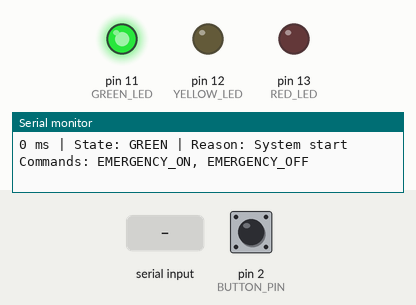
The sketch below on a simulated Arduino Uno, built with avr-gcc and run on an emulated ATmega328P. Parts: output pins drawn as LEDs (lit = HIGH), the last lines printed to the serial monitor. Dashed ring = blinking. Inputs (shaded band) come from the test bench; at power-on: pin 2 (BUTTON_PIN) HIGH.

Above: at 1.2 s.
1.3 s: "EMERGENCY_ON\n" received over Serial
At 1.56 s:
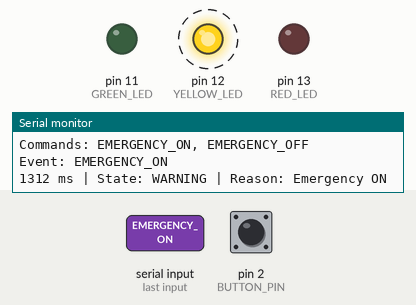
4.3 s: pin 2 (BUTTON_PIN) pulled LOW for 0.15 s
7.3 s: pin 2 (BUTTON_PIN) pulled LOW for 1 s
10.3 s: "EMERGENCY_OFF\n" received over Serial
13.3 s: "1\n" received over Serial
16.3 s: pin 2 (BUTTON_PIN) driven LOW
At 16.99 s:
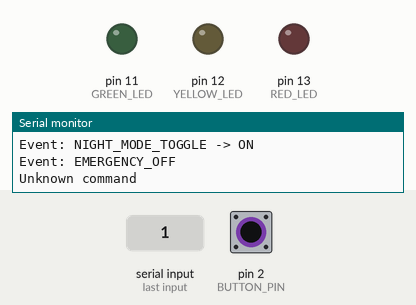
At 29.5 s:
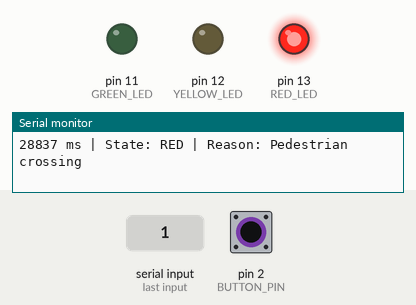
Timing chart, 0 to 58.3 s (numbered marks = the images above; inputs shaded):
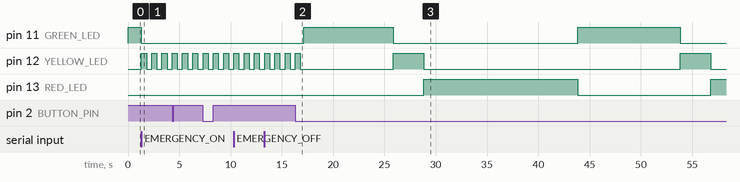

The sketch:

table-driven.ino
```cpp
const byte RED_LED = 13;
const byte YELLOW_LED = 12;
const byte GREEN_LED = 11;
const byte BUTTON_PIN = 2;

const unsigned long GREEN_TIME = 10000UL;
const unsigned long YELLOW_TIME = 3000UL;
const unsigned long RED_TIME = 10000UL;
const unsigned long PED_RED_TIME = 15000UL;
const unsigned long BLINK_TIME = 500UL;
const unsigned long DEBOUNCE_TIME = 50UL;
const unsigned long LONG_PRESS_TIME = 800UL;

enum State {
  S_GREEN,
  S_YELLOW,
  S_RED,
  S_WARNING,
  NUM_STATES
};

enum Event {
  E_NONE,
  E_TIMER,
  E_PED,
  E_EMERGENCY_ON,
  E_EMERGENCY_OFF,
  E_NIGHT_TOGGLE,
  NUM_EVENTS
};

typedef void (*Handler)();

Handler fsmTable[NUM_STATES][NUM_EVENTS];

State currentState = S_GREEN;
State savedState = S_GREEN;

unsigned long stateStart = 0;
unsigned long stateDuration = GREEN_TIME;
unsigned long savedRemaining = GREEN_TIME;

bool pedRequest = false;
bool emergency = false;
bool nightMode = false;
bool warningBlinkOn = true;

// Антидребезг и распознавание длительного нажатия
bool lastRawButton = HIGH;
bool stableButton = HIGH;
unsigned long debounceStart = 0;
unsigned long pressStart = 0;
bool longPressHandled = false;

// Буфер команд Serial Monitor
char serialBuffer[32];
byte serialLength = 0;

const char* stateName(State s) {
  switch (s) {
    case S_GREEN:   return "GREEN";
    case S_YELLOW:  return "YELLOW";
    case S_RED:     return "RED";
    case S_WARNING: return "WARNING";
    default:        return "UNKNOWN";
  }
}

void setOutputs(State s) {
  digitalWrite(RED_LED, LOW);
  digitalWrite(YELLOW_LED, LOW);
  digitalWrite(GREEN_LED, LOW);

  switch (s) {
    case S_GREEN:
      digitalWrite(GREEN_LED, HIGH);
      break;

    case S_YELLOW:
      digitalWrite(YELLOW_LED, HIGH);
      break;

    case S_RED:
      digitalWrite(RED_LED, HIGH);
      break;

    case S_WARNING:
      digitalWrite(YELLOW_LED,
                   warningBlinkOn ? HIGH : LOW);
      break;

    default:
      break;
  }
}

void goToState(State s, unsigned long duration,
               const char* reason) {
  currentState = s;
  stateStart = millis();
  stateDuration = duration;

  if (s == S_WARNING) {
    warningBlinkOn = true;
  }

  setOutputs(s);

  Serial.print(millis());
  Serial.print(" ms | State: ");
  Serial.print(stateName(s));
  Serial.print(" | Reason: ");
  Serial.println(reason);
}

void enterWarning(const char* reason) {
  if (currentState != S_WARNING) {
    unsigned long elapsed = millis() - stateStart;

    savedState = currentState;

    if (elapsed < stateDuration) {
      savedRemaining = stateDuration - elapsed;
    } else {
      savedRemaining = 1;
    }

    goToState(S_WARNING, BLINK_TIME, reason);
  }
}

void restoreNormalState(const char* reason) {
  if (currentState == S_WARNING &&
      !emergency && !nightMode) {
    goToState(savedState, savedRemaining, reason);
  }
}

// Обработчики событий
void onPedestrian() {
  pedRequest = true;
  Serial.println("Event: PEDESTRIAN_REQUEST");
}

void onEmergencyOn() {
  if (!emergency) {
    emergency = true;
    Serial.println("Event: EMERGENCY_ON");
    enterWarning("Emergency ON");
  }
}

void onEmergencyOff() {
  if (emergency) {
    emergency = false;
    Serial.println("Event: EMERGENCY_OFF");
    restoreNormalState("Emergency OFF");
  }
}

void onNightToggle() {
  nightMode = !nightMode;

  Serial.print("Event: NIGHT_MODE_TOGGLE -> ");
  Serial.println(nightMode ? "ON" : "OFF");

  if (nightMode) {
    enterWarning("Night mode ON");
  } else {
    restoreNormalState("Night mode OFF");
  }
}

// Обработчики таймера для разных состояний
void onGreenTimer() {
  goToState(S_YELLOW, YELLOW_TIME,
            "Green timer expired");
}

void onYellowTimer() {
  if (pedRequest) {
    pedRequest = false;
    goToState(S_RED, PED_RED_TIME,
              "Pedestrian crossing");
  } else {
    goToState(S_RED, RED_TIME,
              "Yellow timer expired");
  }
}

void onRedTimer() {
  goToState(S_GREEN, GREEN_TIME,
            "Red timer expired");
}

void onWarningTimer() {
  warningBlinkOn = !warningBlinkOn;

  digitalWrite(YELLOW_LED,
               warningBlinkOn ? HIGH : LOW);

  stateStart = millis();
}

// Заполнение таблицы переходов
void setupTable() {
  for (byte s = 0; s < NUM_STATES; s++) {
    for (byte e = 0; e < NUM_EVENTS; e++) {
      fsmTable[s][e] = NULL;
    }
  }

  fsmTable[S_GREEN][E_TIMER] = onGreenTimer;
  fsmTable[S_YELLOW][E_TIMER] = onYellowTimer;
  fsmTable[S_RED][E_TIMER] = onRedTimer;
  fsmTable[S_WARNING][E_TIMER] = onWarningTimer;

  for (byte s = 0; s < NUM_STATES; s++) {
    fsmTable[s][E_PED] = onPedestrian;
    fsmTable[s][E_EMERGENCY_ON] = onEmergencyOn;
    fsmTable[s][E_EMERGENCY_OFF] = onEmergencyOff;
    fsmTable[s][E_NIGHT_TOGGLE] = onNightToggle;
  }
}

// Передача события обработчику из таблицы
void dispatch(Event ev) {
  if (ev == E_NONE) {
    return;
  }

  Handler h = fsmTable[currentState][ev];

  if (h != NULL) {
    h();
  }
}

// Опрос физической кнопки
void readButton() {
  bool reading = digitalRead(BUTTON_PIN);

  // 1. Фиксируем изменение сигнала кнопки
  if (reading != lastRawButton) {
    lastRawButton = reading;
    debounceStart = millis();
  }

  // 2. Устраняем дребезг контактов
  if (millis() - debounceStart >= DEBOUNCE_TIME) {
    if (reading != stableButton) {
      stableButton = reading;

      // Кнопку нажали
      if (stableButton == LOW) {
        pressStart = millis();
        longPressHandled = false;
      }

      // Кнопку отпустили
      else {
        // Короткое нажатие — только запрос пешехода
        if (!longPressHandled) {
          dispatch(E_PED);
        }
      }
    }
  }

  // 3. Длительное нажатие переключает ночной режим
  if (stableButton == LOW &&
      !longPressHandled &&
      millis() - pressStart >= LONG_PRESS_TIME) {

    longPressHandled = true;
    dispatch(E_NIGHT_TOGGLE);
  }
}

// Неблокирующий опрос Serial Monitor
void readSerialCommands() {
  while (Serial.available() > 0) {
    char c = Serial.read();

    if (c == '\r') {
      continue;
    }

    if (c != '\n') {
      if (serialLength < sizeof(serialBuffer) - 1) {
        serialBuffer[serialLength++] = c;
      } else {
        serialLength = 0;
        Serial.println("Error: command too long");
      }
      continue;
    }

    serialBuffer[serialLength] = '\0';
    serialLength = 0;

    if (strcmp(serialBuffer, "EMERGENCY_ON") == 0) {
      dispatch(E_EMERGENCY_ON);
    } else if (
      strcmp(serialBuffer, "EMERGENCY_OFF") == 0) {
      dispatch(E_EMERGENCY_OFF);
    } else {
      Serial.println("Unknown command");
    }
  }
}

void setup() {
  pinMode(RED_LED, OUTPUT);
  pinMode(YELLOW_LED, OUTPUT);
  pinMode(GREEN_LED, OUTPUT);

  pinMode(BUTTON_PIN, INPUT_PULLUP);

  Serial.begin(9600);

  lastRawButton = digitalRead(BUTTON_PIN);
  stableButton = lastRawButton;

  if (stableButton == LOW) {
    pressStart = millis();
  }

  setupTable();

  goToState(S_GREEN, GREEN_TIME, "System start");

  Serial.println("Commands: EMERGENCY_ON, EMERGENCY_OFF");
}

void loop() {
  readButton();
  readSerialCommands();

  if (millis() - stateStart >= stateDuration) {
    dispatch(E_TIMER);
  }
}
```

Measured:
- after the input at 1.3 s, pin 11 (GREEN_LED): HIGH → LOW at once; pin 12 (YELLOW_LED): alternates HIGH for 0.50 s and LOW for 0.50 s, starting at once
- after the input at 16.3 s, pin 11 (GREEN_LED): LOW → HIGH after 0.85 s, → LOW 8.7 s later, → HIGH 18.0 s later, → LOW 10.0 s later; pin 13 (RED_LED): LOW → HIGH after 12.5 s, → LOW 15.0 s later, → HIGH 13.0 s later
